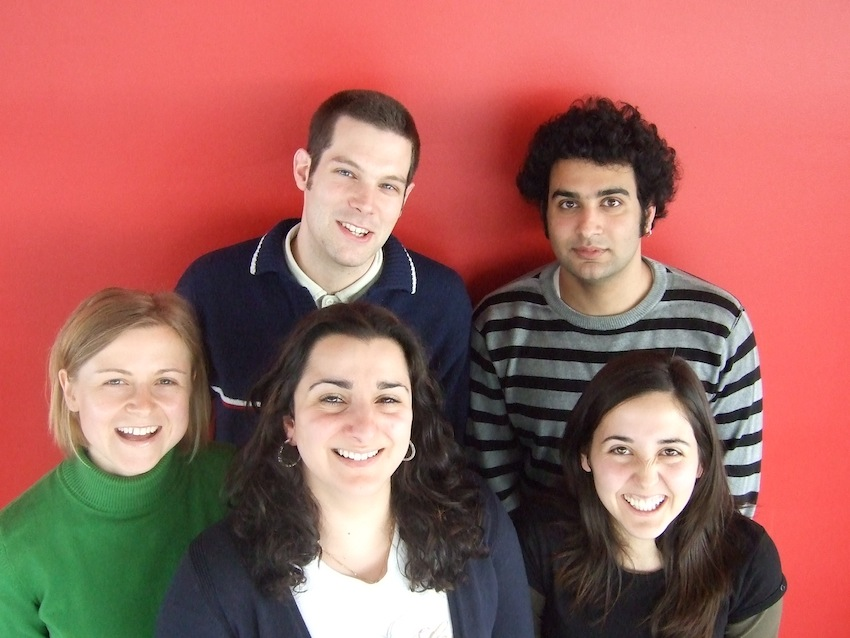
#> input picture example.jpg, 850 x 638 px
$ python haar_img.py   (Python 2 division)
#> lines starting #> are read from the running program, lines starting #| are printed output that depends on the picture; after the words box and inside, x2 and y2 are one past the last pixel; in counts of white or black regions, pixels touching at a corner belong together
import numpy as np
import cv2

# calling classifiers for face and eye
face_cascade = cv2.CascadeClassifier('haarcascade_frontalface_default.xml')
# eye_cascade = cv2.CascadeClassifier('haarcascade_eye.xml')

img = cv2.imread('example.jpg')
#> img is the input picture: shape (638, 850, 3); mean B, G, R 95.1, 101.5, 162.1
gray = cv2.cvtColor(img, cv2.COLOR_BGR2GRAY)
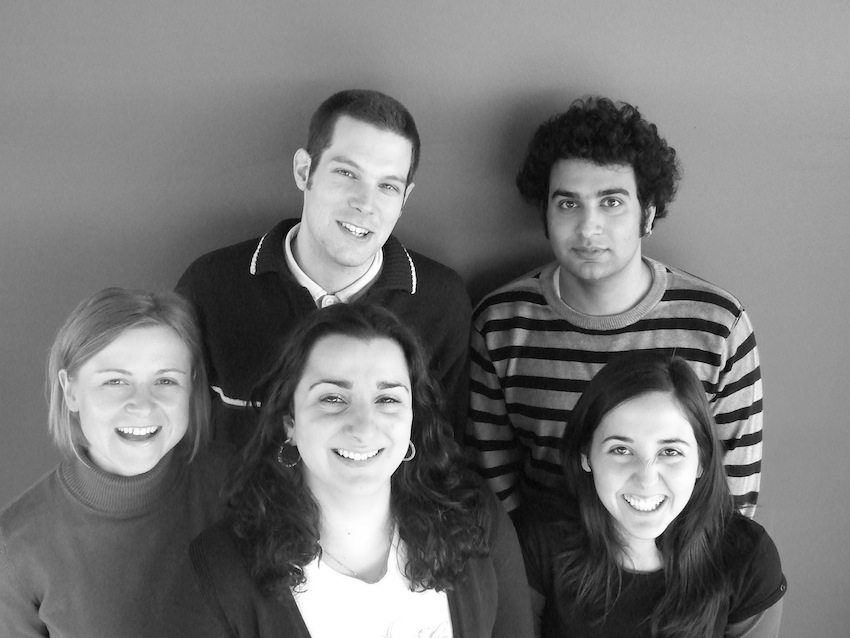
#> gray: shape (638, 850); min 0, max 255, mean 118.9


faces = face_cascade.detectMultiScale(gray, 1.3, 5)
#> faces = [[305, 132, 124, 124], [527, 156, 125, 125], [69, 330, 143, 143], [279, 340, 159, 159], [579, 403, 133, 133]]
for (x,y,w,h) in faces:
    print x,y,w,h
#img = cv2.rectangle(img,(x,y),(x+w,y+h),(255,0,0),2) <-- know if function will perform action in place or anew
    cv2.rectangle(img,(x,y),(x+w,y+h),(255,255,255),2)
    roi_gray = gray[y:y+h, x:x+w]
    print 'img is ', img
    roi_color = img[y:y+h, x:x+w]
#> this loop made 5 passes
#> (printed output is left out)
#> pass 1, `roi_gray = gray[y:y+h, x:x+w]`:
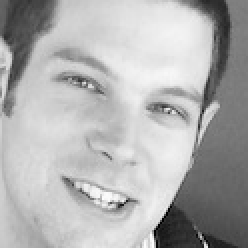
#> roi_gray: shape (124, 124) (shown 2 times larger); min 1, max 253, mean 175.3
#> pass 1, `roi_color = img[y:y+h, x:x+w]`:
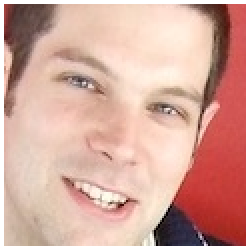
#> roi_color: shape (124, 124, 3) (shown 2 times larger); mean B, G, R 156, 168.1, 213.4
#> pass 2, `roi_gray = gray[y:y+h, x:x+w]`:
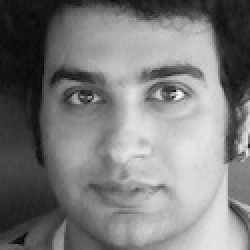
#> roi_gray: shape (125, 125) (shown 2 times larger); min 5, max 247, mean 123.5
#> pass 2, `roi_color = img[y:y+h, x:x+w]`:
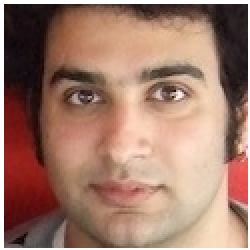
#> roi_color: shape (125, 125, 3) (shown 2 times larger); mean B, G, R 107.1, 123.1, 161
#> after the loop:
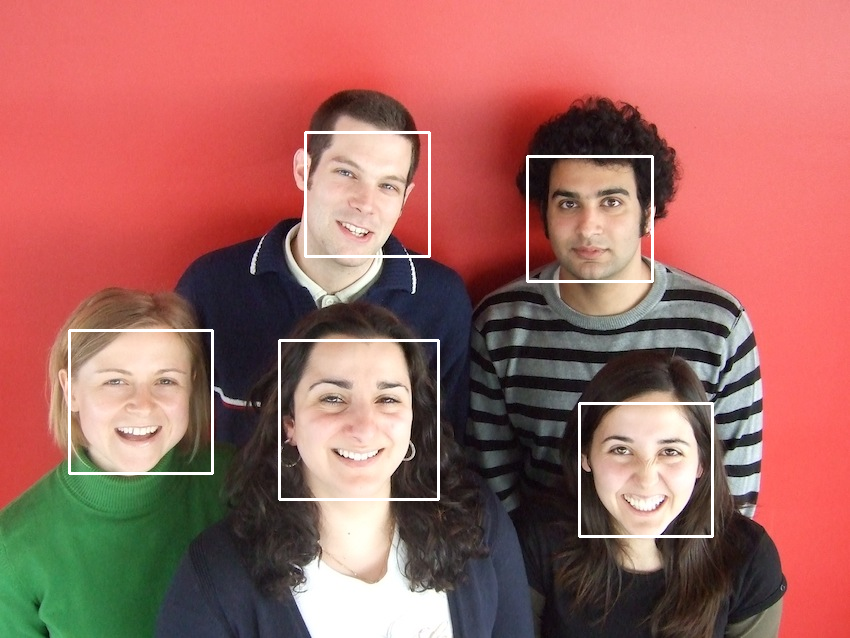
#> img: shape (638, 850, 3); 1.51% of pixels changed, all inside (x1, y1, x2, y2) = (68, 131, 714, 538)

    # eyes = eye_cascade.detectMultiScale(roi_gray)
    # for (ex,ey,ew,eh) in eyes:
    #     cv2.rectangle(roi_color,(ex,ey),(ex+ew,ey+eh),(0,255,0),2)


# shows forementioned image under header "img"
# wait for key to kills all opened HighGUI windows
cv2.imshow('img',img)
cv2.waitKey(0)
cv2.destroyAllWindows('img', img)
